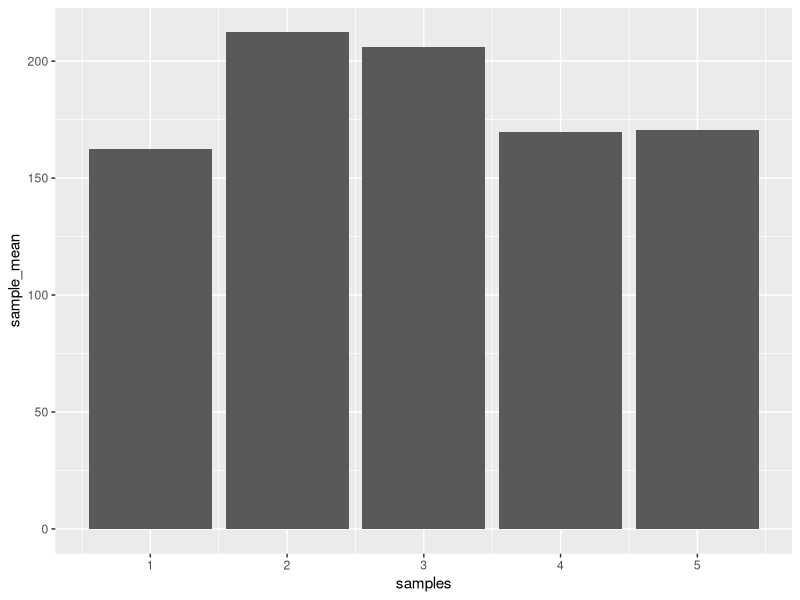
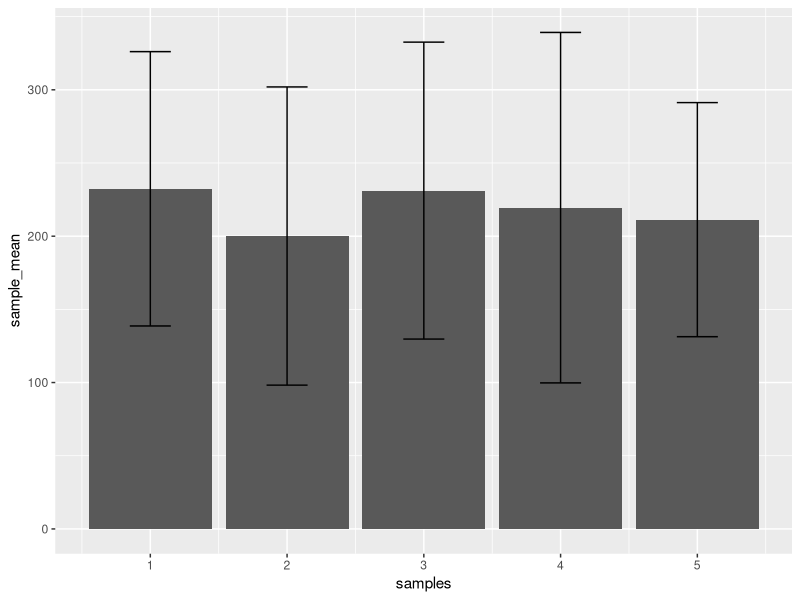
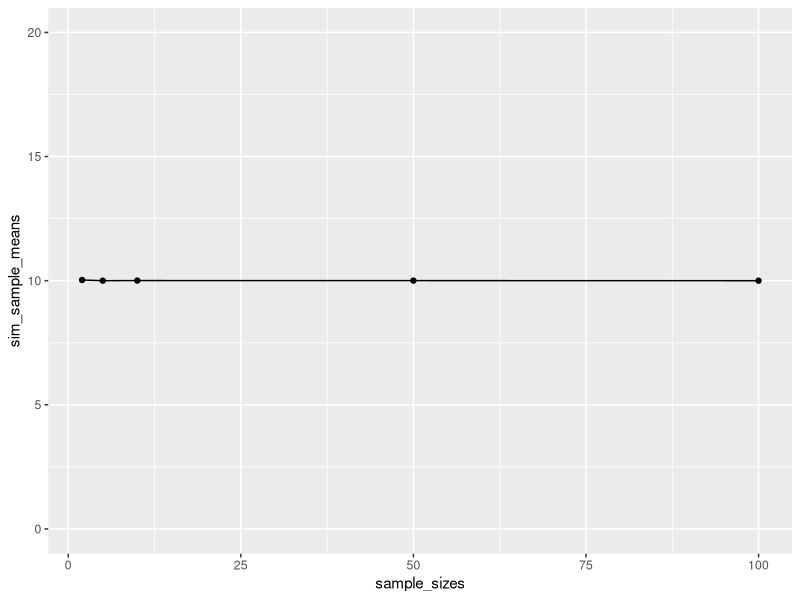
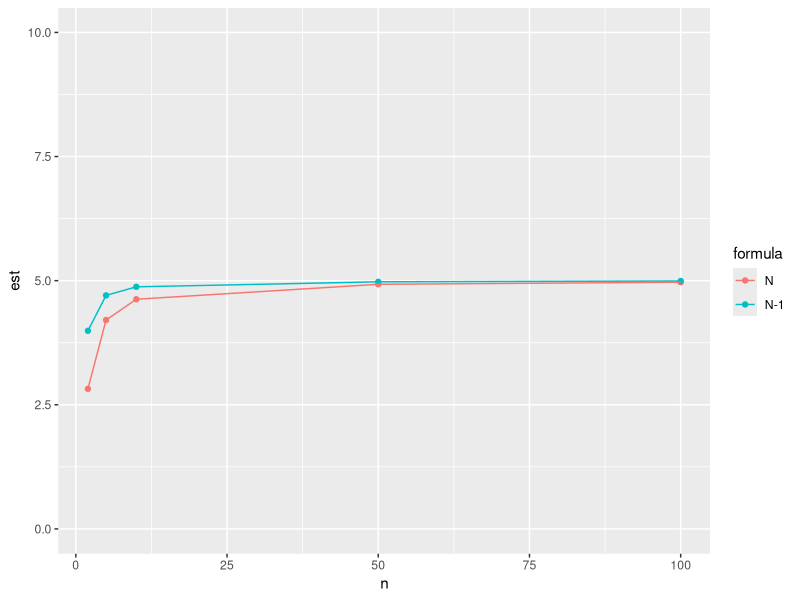

Reproduce these figures in R, in order.
## ---- chunk 1
knitr::opts_chunk$set(echo = TRUE, message=FALSE)
## ---- chunk 2
observations<-rnorm(n=25*5,mean=200,sd=100)
samples<-rep(1:5,each=25)
data<-data.frame(observations,samples)

##trying another way:
my_data<-data.frame(sample_data = rnorm(25*5,200,100),
                      sample = rep(1:5,each=25))
library(dplyr)
library(ggplot2)

means<-data%>%
  group_by(samples)%>%
  summarize(sample_mean=mean(observations))

ggplot(means,aes(x=samples,y=sample_mean))+
  geom_histogram(stat="identity")
## ---- chunk 3
observations<-rnorm(n=25*5,mean=200,sd=100)
samples<-rep(1:5,each=25)
data<-data.frame(observations,samples)


means<-data%>%
  group_by(samples)%>%
  summarize(sample_mean=mean(observations),sample_sd=sd(observations))

ggplot(means,aes(x=samples,y=sample_mean))+
  geom_histogram(stat="identity")+
  geom_errorbar(aes(ymin=sample_mean-sample_sd,ymax=sample_mean+sample_sd),width=0.3)
## ---- chunk 4
sample_sizes<-c(2,5,10,50,100)
sim_sample_means<-c()
for(i in 1:length(sample_sizes)){
  observations<-rnorm(sample_sizes[i]*10000,10,5)
samples<-rep(1:10000,each=sample_sizes[i])
my_data<-data.frame(observations,samples)

summarized_data<-my_data%>%
  group_by(samples)%>%
  summarize(sample_means=mean(observations))
sim_sample_means[i]<-(mean(summarized_data$sample_means))}

sim_data<-data.frame(sample_sizes,sim_sample_means)
ggplot(sim_data,aes(x=sample_sizes,y=sim_sample_means,group=1))+
         geom_point()+
         geom_line()+
  coord_cartesian(ylim=c(0,20))

## ---- chunk 5

sd_N<-function(x){
  sqrt(sum((mean(x)-x)^2)/length(x))
  }
  

sample_sizes<-c(2,5,10,50,100)
sim_sample_sd<-c()
sim_sample_sd_N<-c()
for(i in 1:length(sample_sizes)){
  observations<-rnorm(sample_sizes[i]*10000,10,5)
samples<-rep(1:10000,each=sample_sizes[i])
my_data<-data.frame(observations,samples)

summarized_data<-my_data%>%
  group_by(samples)%>%
  summarize(sample_sd=sd(observations),
            sample_sd_N=sd_N(observations))

sim_sample_sd[i]<-(mean(summarized_data$sample_sd))
sim_sample_sd_N[i]<-(mean(summarized_data$sample_sd_N))}

sim_data<-data.frame(n=rep(sample_sizes,2),
                     est=c(sim_sample_sd_N,sim_sample_sd),
                     formula=c(rep("N",5),rep("N-1",5)))

ggplot(sim_data,aes(x=n,y=est,group=formula,color=formula))+
         geom_point()+
         geom_line()+
  coord_cartesian(ylim=c(0,10))

  

